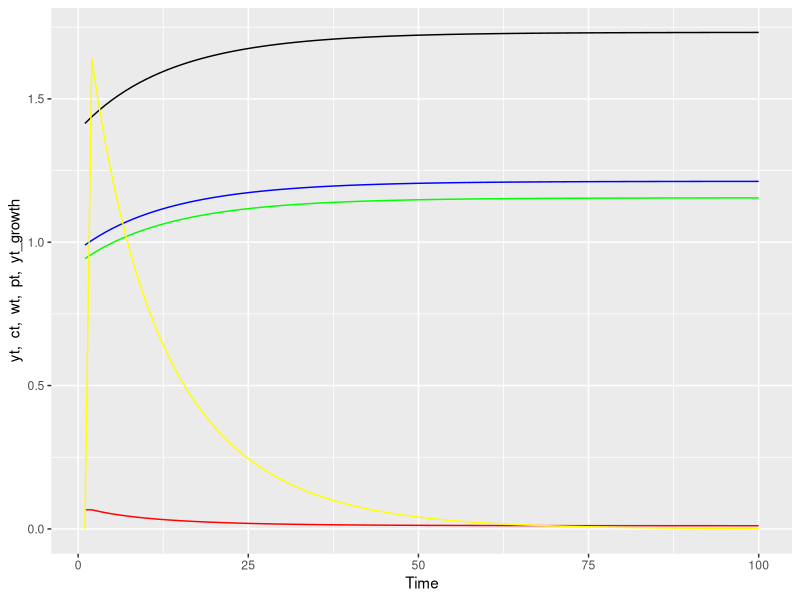
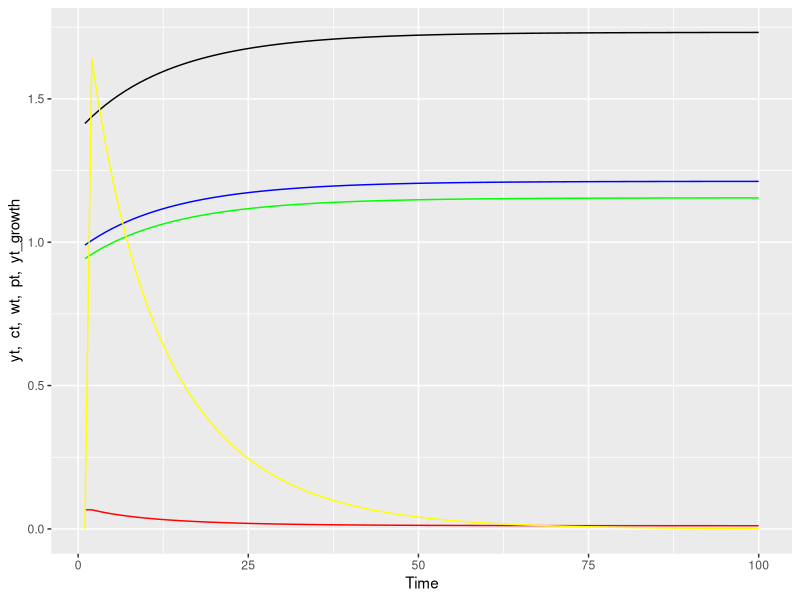
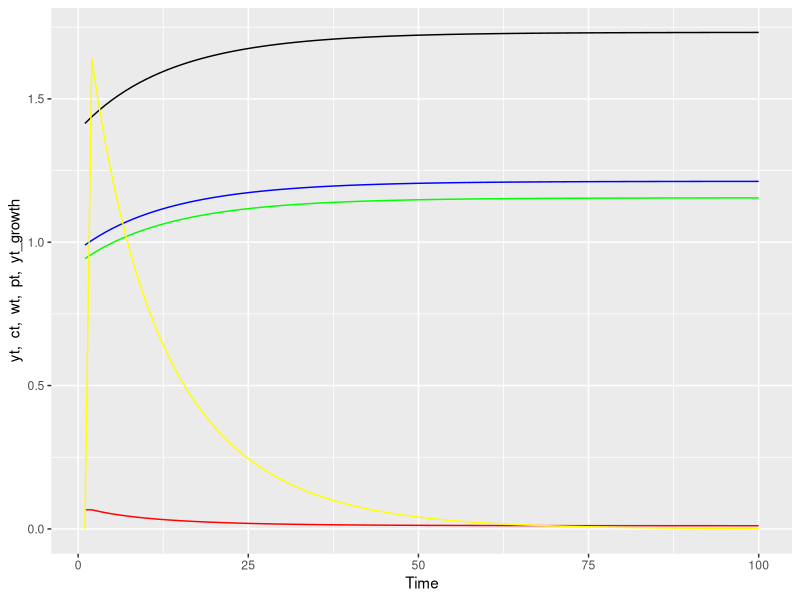

Recreate these plots in R, in order.
# TEMPLATE FOR GRAPHS IN R -> Take as example file "EXTRA_Exercise_1.2c).R"


#SETUP-------------

library(dplyr)
library(tidyverse)
library(lubridate)
library(ggplot2)
library(kableExtra)

#1 Definition old Parameters---------------

B <- 1                                                    
a <- 1/3
o <- 0.1
s <- 0.3
n1 <- 0.05


#2 Definition new Parameters-----------------

n2 <- 0


# MODELLING: Capital------------

# old steady-state k0*
k0 <- (B^(1/(1-a))) * (s/(n1+o))^(1/(1-a))

# new steady-state k*
ks <- (B^(1/(1-a))) * (s/(n2+o))^(1/(1-a))

# evolution kt 1:100
kt_column <- data.frame()
kt_column["1", "kt"] <- (1/(1+n1)) * (s*B*((k0)^a) + ((1-o) * k0)) # here we wrote literally the formula as it is written in the book
for (i in 2:100) {
  kt_column[i, "kt"] <- (s*B*((kt_column[i-1, "kt"])^a) + ((1-o) * kt_column[i-1, "kt"]))
}

View(kt_column)


#MODELLING: GDP---------------------

# old steady state y0* 
y0 <- B*(k0)^a

# new steady-state y* 
ys <- B*(ks)^a

# evolution yt 1:100
yt_column <- data.frame()
for (i in 1:100) {
  yt_column[i,"yt"] <- B*(kt_column[i, "kt"])^a
}

View(yt_column)


#MODELLING: Consumption-------------------

# old steady state c0*
c0 <- B^(1/(1-a)) * (1-s) * (s/(n1+o))^(a/(1-a))

# new steady state c*
cs <- B^(1/(1-a)) * (1-s) * (s/(n2+o))^(a/(1-a))

# evolution ct 1:100
ct_column <- data.frame()
for (i in 1:100) {
  ct_column[1, "ct"] <- (1-s) * y0
  ct_column[i, "ct"] <- (1-s) * yt_column[i, "yt"]
}

View(ct_column)  


#MODELLING: Real Wage--------

# evolution of wt 1:100
wt_column <- data.frame()
for (i in 1:100) {
  wt_column[1,"wt"] <- (1-a) * B * (k0)^a
  wt_column[i, "wt"] <- (1-a) * B * (kt_column[i, "kt"])^a
}

View(wt_column)


#MODELLING: Rental Rate and Interest Rate-----------
 
# old steady state r0* and p0*
r0 <- a*B*(k0)^(a-1)
p0 <- r0 - o

# new steady state rs* and ps*
rs <- a*B*(ks)^(a-1)
ps <- rs - o

# evolution of rt & pt 1:100
rt_column <- data.frame()
pt_column <- data.frame()
for (i in 1:100) {
  rt_column[1,"rt"] <- a*B*(k0)^(a-1)
  rt_column[i, "rt"] <- a*B*(kt_column[i,"kt"])^(a-1)
}
for (i in 2:100) {  
  pt_column[1,"pt"] <- rt_column[1,"rt"] - o
  pt_column[i,"pt"] <- rt_column[i-1,"rt"] - o
}

View(rt_column)
View(pt_column)


#MODELLING: GDP Growth------------

# evolution of yt growth
ytgrowth_column <- data.frame()
for (i in 2:100) {
  ytgrowth_column[1,"yt_growth%"] <- 0
  ytgrowth_column[i,"yt_growth%"] <- ((yt_column[i,"yt"] - yt_column[i-1,"yt"]) / yt_column[i-1,"yt"]*100)
}

View(ytgrowth_column)


#Table with all columns together---------

library(tidyverse)
Data<-(tibble(kt_column,yt_column, ct_column, wt_column,
              rt_column, pt_column, ytgrowth_column))
View(Data)

 
#Data Visualisation -> Graphs---------

library(ggplot2)
Time <- 1:100
Graph <- ggplot() +
  geom_line(data = yt_column, aes(x = Time, y = yt_column[,"yt"])) +
  geom_line(data = ct_column, aes(x = Time, y = ct_column[,"ct"]), color = "blue") +
  geom_line(data = wt_column, aes(x = Time, y = wt_column[,"wt"]), color = "green") +
  geom_line(data = pt_column, aes(x = Time, y = pt_column[,"pt"]), color = "red") +
  geom_line(data = ytgrowth_column, aes(x = Time, y = ytgrowth_column[,"yt_growth%"]), color = "yellow")+
  ylab("yt,  ct,  wt,  pt,  yt_growth") +
  xlab("Time")

Graph


#Saving Graph in pdf or jpeg---------------

ggsave("Graph.pdf", path = "Bachelor")   # you basically define the format of the saving file by its name 
ggsave("Graph.jpeg")


#Latex: Importing Tables & Tibbles to LaTex-------------

Data_Latex <- kable(Data,
      row.names = FALSE,
      digits = 2,
      caption = "Name",
      format = 'latex', booktabs = TRUE
)

Data_Latex
